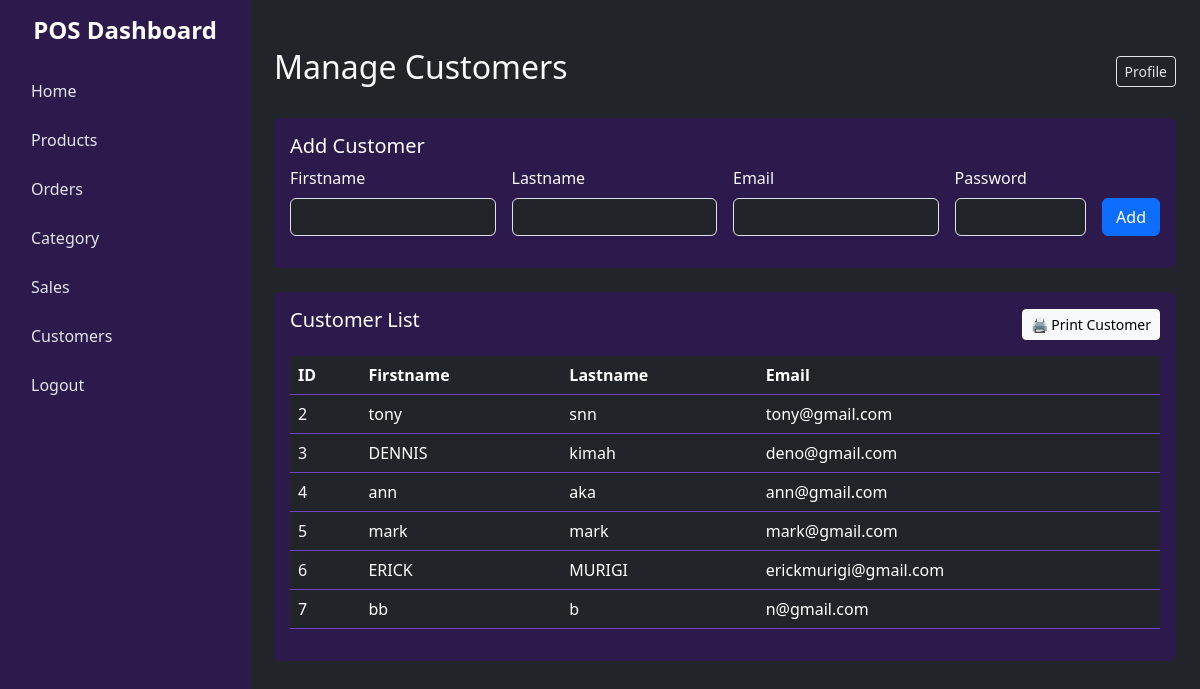
Page /dash/customers.php (signed in) on the committed database.
### tables this page shows
CREATE TABLE `users` (
  `id` int(11) NOT NULL,
  `firstname` varchar(100) NOT NULL,
  `lastname` varchar(100) NOT NULL,
  `email` varchar(100) NOT NULL,
  `password` varchar(255) NOT NULL
);

### dash/customers.php (the view, shortened to what this page needs)
<?php
include '../db.php';
$result = $conn->query("SELECT id, firstname, lastname, email FROM users");
$customers = [];
while ($row = $result->fetch_assoc()) {
    $customers[] = $row;
}
?>
<!DOCTYPE html>
<html lang="en">
<head>
    <link href="../bootstrap/css/bootstrap.min.css" rel="stylesheet">
    <link rel="stylesheet" href="dash.css">
</head>
<body class="bg-dark text-light">
    <div class="d-flex">
        <div class="main-content flex-grow-1 p-4">
            <header class="d-flex justify-content-between align-items-center mb-4">
                <h2>Manage Customers</h2>
                <button class="btn btn-outline-light btn-sm">Profile</button>
            </header>
            <div class="card bg-dark-purple text-light mb-4">
                <div class="card-body">
                    <h5 class="card-title">Add Customer</h5>
                    <form action="customers.php" method="POST" class="row g-3">
                        <div class="col-md-3">
                            <label for="firstname" class="form-label">Firstname</label>
                            <input type="text" class="form-control bg-dark text-light" id="firstname" name="firstname" required>
                        </div>
                        <div class="col-md-3">
                            <label for="lastname" class="form-label">Lastname</label>
                            <input type="text" class="form-control bg-dark text-light" id="lastname" name="lastname" required>
                        </div>
                        <div class="col-md-3">
                            <label for="email" class="form-label">Email</label>
                            <input type="email" class="form-control bg-dark text-light" id="email" name="email" required>
                        </div>
                        <div class="col-md-2">
                            <label for="password" class="form-label">Password</label>
                            <input type="password" class="form-control bg-dark text-light" id="password" name="password" required>
                        </div>
                        <div class="col-md-1 d-flex align-items-end">
                            <button type="submit" class="btn btn-primary w-100">Add</button>
                        </div>
                    </form>
                </div>
            </div>
<div class="card bg-dark-purple text-light">
    <div class="card-body">
        <div class="d-flex justify-content-between align-items-center mb-3">
            <h5 class="card-title">Customer List</h5>
            <button class="btn btn-light btn-sm no-print" onclick="printCustomersTable()">🖨️ Print Customer</button>
        </div>
        <div id="printableCustomers">
            <div class="table-responsive">
                <table class="table table-dark table-hover">
                    <thead>
                        <tr>
                            <th>ID</th>
                            <th>Firstname</th>
                            <th>Lastname</th>
                            <th>Email</th>
                        </tr>
                    </thead>
                    <tbody>
                        <?php foreach ($customers as $customer): ?>
                            <tr>
                                <td><?php echo $customer['id']; ?></td>
                                <td><?php echo htmlspecialchars($customer['firstname']); ?></td>
                                <td><?php echo htmlspecialchars($customer['lastname']); ?></td>
                                <td><?php echo htmlspecialchars($customer['email']); ?></td>
                            </tr>
                        <?php endforeach; ?>
                    </tbody>
                </table>
            </div>
        </div>
    </div>
</div>
        </div>
    </div>
</body>
</html>

### dash/dash.css (style rules this page uses)
body.bg-dark { background-color: #1a1a1a; color: #e2e6ea; }
.sidebar { width: 250px; min-height: 100vh; background-color: #2c1a4d; position: fixed; top: 0; left: 0; transition: width 0.3s; }
.sidebar h4 { color: #ffffff; font-weight: bold; }
.sidebar .nav-link { color: #e2e6ea; padding: 10px 15px; border-radius: 5px; margin-bottom: 5px; }
.main-content { margin-left: 250px; padding: 20px; }
.card.bg-dark-purple { background-color: #2c1a4d; border: none; }
.card.bg-dark-purple .card-title { color: #ffffff; }
.table-dark { background-color: #2c1a4d; }
.table-dark th, .table-dark td { border-color: #6f42c1; }
.btn-outline-light { border-color: #e2e6ea; color: #e2e6ea; }

### rows in the picture
users: id "2", firstname "tony", lastname "snn", email "tony@gmail.com"
users: id "3", firstname "DENNIS", lastname "kimah", email "deno@gmail.com"
users: id "4", firstname "ann", lastname "aka", email "ann@gmail.com"
users: id "5", firstname "mark", lastname "mark", email "mark@gmail.com"
users: id "6", firstname "ERICK", lastname "MURIGI", email "erickmurigi@gmail.com"
users: id "7", firstname "bb", lastname "b", email "n@gmail.com"
